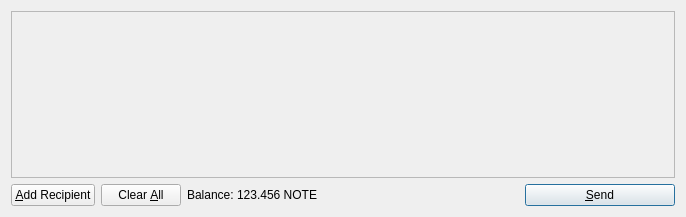
<?xml version="1.0" encoding="UTF-8"?>
<ui version="4.0">
 <class>SendCoinsDialog</class>
 <widget class="QDialog" name="SendCoinsDialog">
  <property name="geometry">
   <rect>
    <x>0</x>
    <y>0</y>
    <width>686</width>
    <height>217</height>
   </rect>
  </property>
  <property name="windowTitle">
   <string>Send Coins</string>
  </property>
  <layout class="QVBoxLayout" name="verticalLayout">
   <item>
    <widget class="QScrollArea" name="scrollArea">
     <property name="widgetResizable">
      <bool>true</bool>
     </property>
     <widget class="QWidget" name="scrollAreaWidgetContents">
      <property name="geometry">
       <rect>
        <x>0</x>
        <y>0</y>
        <width>666</width>
        <height>165</height>
       </rect>
      </property>
      <layout class="QVBoxLayout" name="verticalLayout_2">
       <property name="margin">
        <number>0</number>
       </property>
       <item>
        <layout class="QVBoxLayout" name="entries">
         <property name="spacing">
          <number>6</number>
         </property>
        </layout>
       </item>
       <item>
        <spacer name="verticalSpacer">
         <property name="orientation">
          <enum>Qt::Vertical</enum>
         </property>
         <property name="sizeHint" stdset="0">
          <size>
           <width>20</width>
           <height>40</height>
          </size>
         </property>
        </spacer>
       </item>
      </layout>
     </widget>
    </widget>
   </item>
   <item>
    <layout class="QHBoxLayout" name="horizontalLayout">
     <item>
      <widget class="QPushButton" name="addButton">
       <property name="toolTip">
        <string>Send to multiple recipients at once</string>
       </property>
       <property name="text">
        <string>&amp;Add Recipient</string>
       </property>
       <property name="icon">
        <iconset resource="../bitcoin.qrc">
         <normaloff>:/icons/add</normaloff>:/icons/add</iconset>
       </property>
       <property name="autoDefault">
        <bool>false</bool>
       </property>
      </widget>
     </item>
     <item>
      <widget class="QPushButton" name="clearButton">
       <property name="sizePolicy">
        <sizepolicy hsizetype="Minimum" vsizetype="Fixed">
         <horstretch>0</horstretch>
         <verstretch>0</verstretch>
        </sizepolicy>
       </property>
       <property name="toolTip">
        <string>Remove all transaction fields</string>
       </property>
       <property name="text">
        <string>Clear &amp;All</string>
       </property>
       <property name="icon">
        <iconset resource="../bitcoin.qrc">
         <normaloff>:/icons/remove</normaloff>:/icons/remove</iconset>
       </property>
       <property name="autoRepeatDelay">
        <number>300</number>
       </property>
       <property name="autoDefault">
        <bool>false</bool>
       </property>
      </widget>
     </item>
     <item>
      <layout class="QHBoxLayout" name="horizontalLayout_2">
       <property name="spacing">
        <number>3</number>
       </property>
       <item>
        <widget class="QLabel" name="label">
         <property name="text">
          <string>Balance:</string>
         </property>
        </widget>
       </item>
       <item>
        <widget class="QLabel" name="labelBalance">
         <property name="cursor">
          <cursorShape>IBeamCursor</cursorShape>
         </property>
         <property name="text">
          <string>123.456 NOTE</string>
         </property>
         <property name="textInteractionFlags">
          <set>Qt::LinksAccessibleByMouse|Qt::TextSelectableByKeyboard|Qt::TextSelectableByMouse</set>
         </property>
        </widget>
       </item>
      </layout>
     </item>
     <item>
      <spacer name="horizontalSpacer">
       <property name="orientation">
        <enum>Qt::Horizontal</enum>
       </property>
       <property name="sizeHint" stdset="0">
        <size>
         <width>40</width>
         <height>20</height>
        </size>
       </property>
      </spacer>
     </item>
     <item>
      <widget class="QPushButton" name="sendButton">
       <property name="minimumSize">
        <size>
         <width>150</width>
         <height>0</height>
        </size>
       </property>
       <property name="toolTip">
        <string>Confirm the send action</string>
       </property>
       <property name="text">
        <string>&amp;Send</string>
       </property>
       <property name="icon">
        <iconset resource="../bitcoin.qrc">
         <normaloff>:/icons/send</normaloff>:/icons/send</iconset>
       </property>
       <property name="default">
        <bool>true</bool>
       </property>
      </widget>
     </item>
    </layout>
   </item>
  </layout>
 </widget>
 <resources>
  <include location="../bitcoin.qrc"/>
 </resources>
 <connections/>
</ui>
